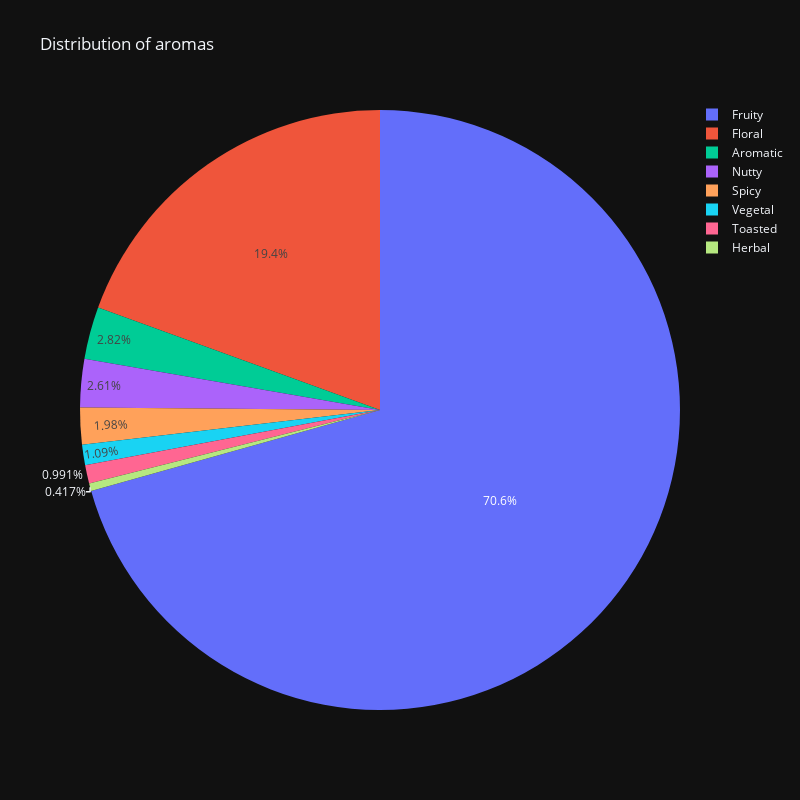

Here is the notebook cell this chart was saved with:
### Code cell
type_counts = data['Aroma'].value_counts().reset_index().head(10)
type_counts.columns = ['Aroma', 'Count']

fig = px.pie(type_counts, names='Aroma', values='Count', 
             title='Count of Each Type of Wine', height=800, width=800)
fig.update_layout(title="Distribution of aromas")
fig.show()

### Figure 1 — Plotly figure (JSON) as saved in the notebook; plotly's stock layout.template omitted (floating-point values rounded to 4 significant figures)
{"data": [{"domain": {"x": [0.0, 1.0], "y": [0.0, 1.0]}, "hovertemplate": "Aroma=%{label}<br>Count=%{value}<extra></extra>", "labels": ["Fruity", "Floral", "Aromatic", "Nutty", "Spicy", "Vegetal", "Toasted", "Herbal"], "legendgroup": "", "name": "", "showlegend": true, "values": [1355, 373, 54, 50, 38, 21, 19, 8], "type": "pie"}], "layout": {"legend": {"tracegroupgap": 0}, "title": {"text": "Distribution of aromas"}, "height": 800, "width": 800}}
